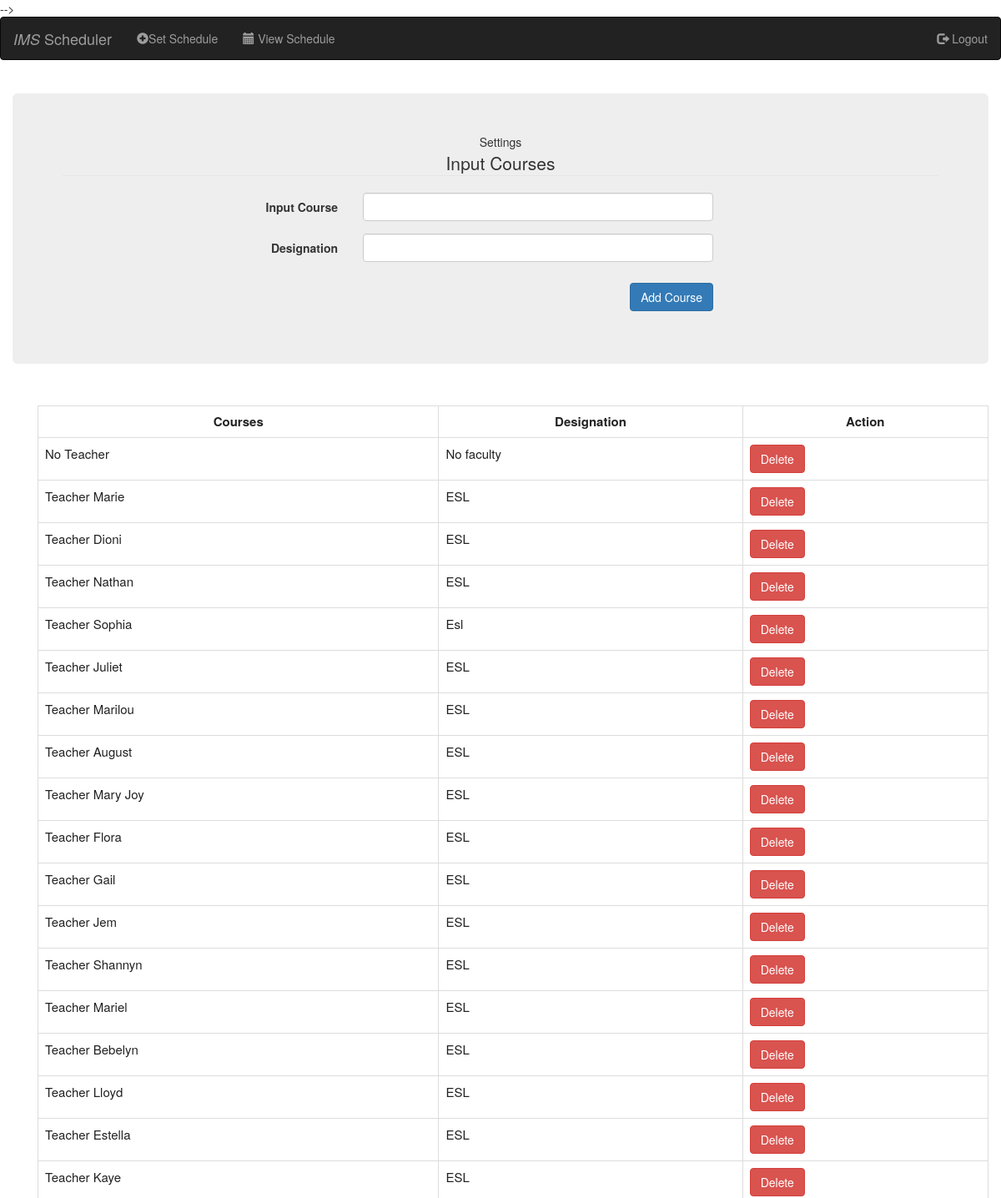
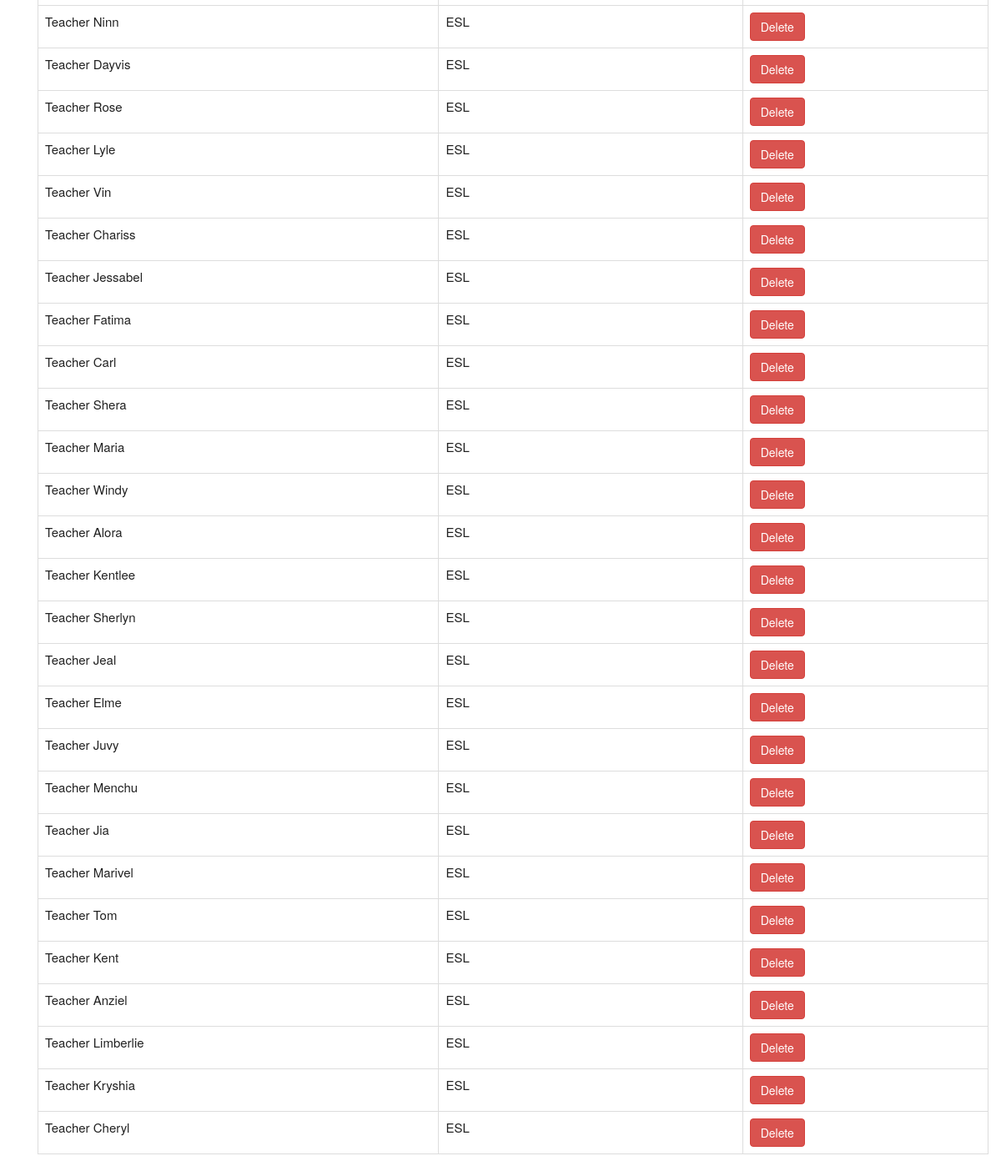
/courselist.php, run on the app's committed database (2 pictures, top to bottom).
### tables this page shows
CREATE TABLE `faculty` (
  `faculty_id` int(11) NOT NULL,
  `faculty_name` varchar(250) NOT NULL,
  `designation` varchar(250) NOT NULL,
  `room` int(11) NOT NULL
);

### faclist.php (the view, shortened to what this page needs)
<?php
include_once("header.php");
include_once("navbar.php");
?>
<html>
<head>
</head>
<body><br>
  <div class="container">
    <body>
      <?php
      echo "<tr>
            <td>";
      require 'databaasee.php';
      $query = ("SELECT * FROM faculty");
      $result = mysqli_query($connect, $query);
      echo "<div class='container'><table width='' class='table table-bordered' border='1' >
                            <tr>
                                <th> Courses </th>
                                <th>Designation</th>
                                 <th>Action</th>
                            </tr>";
      while ($row = mysqli_fetch_assoc($result)) {
        echo "<tr>";
        echo "<td>" . $row['faculty_name'] . "</td>";
        echo "<td>" . $row['designation'] . "</td>";
        echo "<td><form class='form-horizontal' method='post' action='faclist.php'>
                        <input name='faculty_id' type='hidden' value='" . $row['faculty_id'] . "';>
                        <input type='submit' class='btn btn-danger' name='delete' value='Delete'>
                        </form></td>";
        echo "</tr>";
      }
      echo "</table>";
      echo "</td>
        </tr>";
      ?>
  </div>
  </div>
  </div>
</body>
</html>
<?php
include_once("footer.php");
?>

### style.css (style rules this page uses)
.table, th, td { border: 1px solid rgb(0, 0, 0); border-collapse: collapse; color: #212121; font-size: 15px; }
th, td { background-color: #ffffff; }

### courselist.php (style rules this page uses)
body { background-color: white; }

### addfaculty.php (style rules this page uses)
body { background-color: white; }

### faclist.php (style rules this page uses)
body { background-image: url(); background-color: white; }
th { text-align: center; }
tr { height: 30px; }
td { padding-top: 5px; padding-left: 20px; padding-bottom: 5px; height: 20px; }

### data on the page
faculty: faculty_name "No Teacher", designation "No faculty"
faculty: faculty_name "Teacher Marie", designation "ESL"
faculty: faculty_name "Teacher Dioni", designation "ESL"
faculty: faculty_name "Teacher Nathan", designation "ESL"
faculty: faculty_name "Teacher Sophia", designation "Esl"
faculty: faculty_name "Teacher Juliet", designation "ESL"
faculty: faculty_name "Teacher Marilou", designation "ESL"
faculty: faculty_name "Teacher August", designation "ESL"
faculty: faculty_name "Teacher Mary Joy", designation "ESL"
faculty: faculty_name "Teacher Flora", designation "ESL"
faculty: faculty_name "Teacher Gail", designation "ESL"
faculty: faculty_name "Teacher Jem", designation "ESL"
faculty: faculty_name "Teacher Shannyn", designation "ESL"
faculty: faculty_name "Teacher Mariel", designation "ESL"
faculty: faculty_name "Teacher Bebelyn", designation "ESL"
faculty: faculty_name "Teacher Lloyd", designation "ESL"
faculty: faculty_name "Teacher Estella", designation "ESL"
faculty: faculty_name "Teacher Kaye", designation "ESL"
faculty: faculty_name "Teacher Ninn", designation "ESL"
faculty: faculty_name "Teacher Dayvis", designation "ESL"
faculty: faculty_name "Teacher Rose", designation "ESL"
faculty: faculty_name "Teacher Lyle", designation "ESL"
faculty: faculty_name "Teacher Vin", designation "ESL"
faculty: faculty_name "Teacher Chariss", designation "ESL"
faculty: faculty_name "Teacher Jessabel", designation "ESL"
faculty: faculty_name "Teacher Fatima", designation "ESL"
faculty: faculty_name "Teacher Carl", designation "ESL"
faculty: faculty_name "Teacher Shera", designation "ESL"
faculty: faculty_name "Teacher Maria", designation "ESL"
faculty: faculty_name "Teacher Windy", designation "ESL"
faculty: faculty_name "Teacher Alora", designation "ESL"
faculty: faculty_name "Teacher Kentlee", designation "ESL"
faculty: faculty_name "Teacher Sherlyn", designation "ESL"
faculty: faculty_name "Teacher Jeal", designation "ESL"
faculty: faculty_name "Teacher Elme", designation "ESL"
faculty: faculty_name "Teacher Juvy", designation "ESL"
faculty: faculty_name "Teacher Menchu", designation "ESL"
faculty: faculty_name "Teacher Jia", designation "ESL"
faculty: faculty_name "Teacher Marivel", designation "ESL"
faculty: faculty_name "Teacher Tom", designation "ESL"
faculty: faculty_name "Teacher Kent", designation "ESL"
faculty: faculty_name "Teacher Anziel", designation "ESL"
faculty: faculty_name "Teacher Limberlie", designation "ESL"
faculty: faculty_name "Teacher Kryshia", designation "ESL"
faculty: faculty_name "Teacher Cheryl", designation "ESL"
